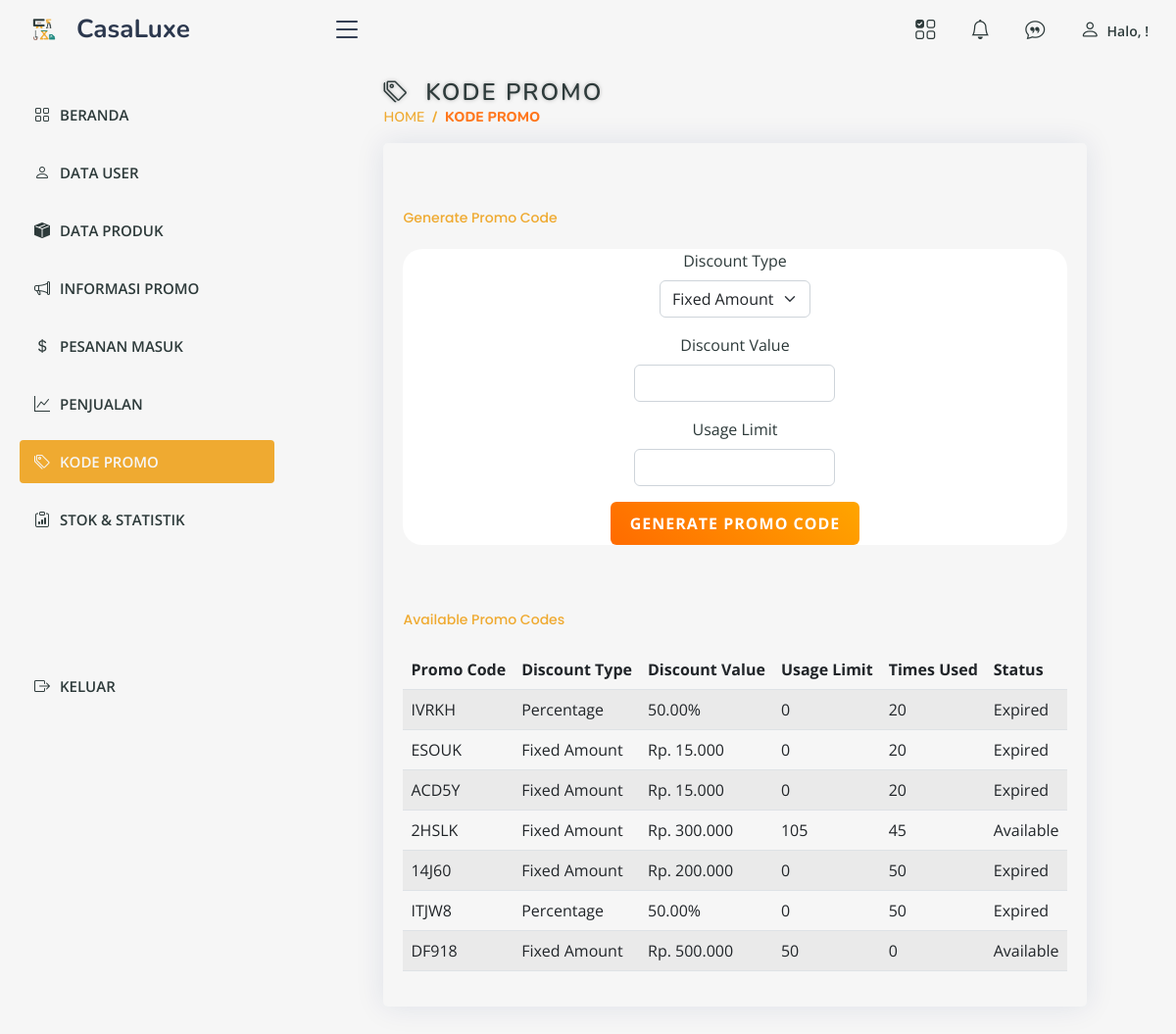
/admin/promo.php, run on the app's committed database.
### tables this page shows
CREATE TABLE `promo` (
  `id` int(11) NOT NULL,
  `code` varchar(10) NOT NULL,
  `discount_type` enum('fixed','percentage') NOT NULL,
  `discount_value` decimal(10,2) NOT NULL,
  `usage_limit` int(11) NOT NULL DEFAULT 1,
  `times_used` int(11) NOT NULL DEFAULT 0,
  `created_at` timestamp NOT NULL DEFAULT current_timestamp()
);

### admin/promo.php (the view, shortened to what this page needs)
<?php
require "../db.php";
?>
<!DOCTYPE html>
<html lang="en">
<head>
    <link rel="stylesheet" href="assets/css/styles.css">
    <link href="assets/vendor/bootstrap/css/bootstrap.min.css" rel="stylesheet">
    <link href="assets/vendor/bootstrap-icons/bootstrap-icons.css" rel="stylesheet">
    <link href="assets/vendor/boxicons/css/boxicons.min.css" rel="stylesheet">
    <link href="assets/vendor/quill/quill.snow.css" rel="stylesheet">
    <link href="assets/vendor/quill/quill.bubble.css" rel="stylesheet">
    <link href="assets/vendor/remixicon/remixicon.css" rel="stylesheet">
    <link href="assets/vendor/simple-datatables/style.css" rel="stylesheet">
    <link href="assets/css/style.css" rel="stylesheet">
    <?php include 'aset.php'; ?>
</head>
<body>
    <?php include 'atas.php'; ?>
    <?php include 'menu.php'; ?>
    <main id="main" class="main">
        <div class="pagetitle">
            <h1><i class="bi bi-tags"></i>&nbsp; KODE PROMO</h1>
            <nav>
                <ol class="breadcrumb">
                    <li class="breadcrumb-item"><a href="index.php">HOME</a></li>
                    <li class="breadcrumb-item active"> KODE PROMO</li>
                </ol>
            </nav>
        </div>
        <section class="section">
            <div class="row">
                <div class="col-lg-12">
                    <div class="card">
                        <div class="card-body">
                            <h5 class="card-title mt-5">Generate Promo Code</h5>
                            <form method="post">
                                <div class="mb-3">
                                    <label for="discount_type" class="form-label">Discount Type</label>
                                    <select class="form-select" id="discount_type" name="discount_type" required>
                                        <option value="fixed">Fixed Amount</option>
                                    </select>
                                </div>
                                <div class="mb-3">
                                    <label for="discount_value" class="form-label">Discount Value</label>
                                    <input type="number" class="form-control" id="discount_value" name="discount_value" required>
                                </div>
                                <div class="mb-3">
                                    <label for="usage_limit" class="form-label">Usage Limit</label>
                                    <input type="number" class="form-control" id="usage_limit" name="usage_limit" required>
                                </div>
                                <button type="submit" name="generate_promo" class="btn btn-generate">Generate Promo Code</button>
                            </form>
                            <h5 class="card-title mt-5">Available Promo Codes</h5>
                            <table class="table table-striped">
                                <thead>
                                    <tr>
                                        <th>Promo Code</th>
                                        <th>Discount Type</th>
                                        <th>Discount Value</th>
                                        <th>Usage Limit</th>
                                        <th>Times Used</th>
                                        <th>Status</th>
                                    </tr>
                                </thead>
                                <tbody>
                                    <?php
                                    $promo_query = "SELECT * FROM promo";
                                    $promo_result = $kon->query($promo_query);
                                    while ($promo_row = $promo_result->fetch_assoc()) {
                                        $status = $promo_row['times_used'] >= $promo_row['usage_limit'] ? 'Expired' : 'Available';
                                        $discount_value = $promo_row['discount_type'] == 'fixed' ? 'Rp. ' . number_format($promo_row['discount_value'], 0, ',', '.') : $promo_row['discount_value'] . '%';
                                        echo "<tr>";
                                        echo "<td>{$promo_row['code']}</td>";
                                        echo "<td>" . ($promo_row['discount_type'] == 'fixed' ? 'Fixed Amount' : 'Percentage') . "</td>";
                                        echo "<td>$discount_value</td>";
                                        echo "<td>{$promo_row['usage_limit']}</td>";
                                        echo "<td>{$promo_row['times_used']}</td>";
                                        echo "<td>$status</td>";
                                        echo "</tr>";
                                    }
                                    ?>
                                </tbody>
                            </table>
                        </div>
                    </div>
                </div>
            </div>
        </section>
    </main>
</body>
</html>

### assets/css/styles.css (style rules this page uses)
* { box-sizing: border-box; }
body { font-family: 'Smythe', sans-serif; width: auto; height: auto; align-items: center; display: flex; justify-content:center; flex-direction: column; background: transparent; min-height: 100%; margin-top: 2%; }
form { background: #ffffff; display: flex; align-items: center; justify-content: center; flex-direction: column; padding: 0 50px; height: 100%; border-radius: 20px; text-align: center; }
h1 { font-weight: bold; margin: 0; font-family: "Slackey", sans-serif; letter-spacing: 2px; text-shadow: 0px 0px 4px #00000043; }
input { background: #eee; padding: 10px 5px; margin: 8px 15px; width: 100%; border-radius: 5px; border: none; outline: none; }
select { background: #eee; padding: 12px 15px; margin: 8px 15px; width: 100%; border-radius: 5px; border: none; outline: none; }
a { color: #333; font-size: 14px; text-decoration: none; margin: 15px 0; }
button { color: #fff; background: #ff4b2b; font-size: 12px; font-weight: bold; font-family: 'Slackey', sans-serif; padding: 12px 35px; margin: 10px; border-radius: 19px; border: 1px solid #ff4b2b; outline: none; letter-spacing: 1px; text-transform: uppercase; transition: transform 80ms ease-in; cursor: pointer; }

### assets/css/style.css (style rules this page uses)
:root { scroll-behavior: smooth; }
body { font-family: "Open Sans", sans-serif; background: #f6f6f6; color: #2D3A3A; }
a { color: #2D3A3A; text-decoration: none; }
h1, h2, h3, h4, h5, h6 { font-family: "Nunito", sans-serif; }
#main { margin-top: 60px; padding: 20px 30px; transition: all 0.3s; }
.pagetitle { margin-bottom: 10px; }
.pagetitle h1 { font-size: 24px; margin-bottom: 0; font-weight: 600; color: #2D3A3A; }
.card { margin-bottom: 30px; border: none; border-radius: 5px; box-shadow: 0px 0 30px rgba(1, 41, 112, 0.1); background-color: #f6f6f6; }
.card-title { padding: 20px 0 15px 0; font-size: 14px; font-weight: 500; color: #EFAA31; font-family: "Poppins", sans-serif; }
.card-body { padding: 0 20px 20px 20px; }
.btn-generate { background: linear-gradient(45deg, #ff6b00, #ffa500); color: white !important; padding: 10px 20px; font-weight: bold; text-transform: uppercase; border: none; border-radius: 6px; letter-spacing: 1px; transition: all 0.3s ease; }
.breadcrumb { font-size: 14px; font-family: "Nunito", sans-serif; color: #EFAA31; font-weight: 600; }
.breadcrumb a { color: #EFAA31; transition: 0.3s; }
.breadcrumb .breadcrumb-item::before { color: #EFAA31; }
.breadcrumb .active { color: #ff771d; font-weight: 800; }
@media (min-width: 1200px) { #main, #footer { margin-left: 300px; } }

### data on the page
promo: code "IVRKH", shows "Percentage", discount_value "50.00%", usage_limit "0", times_used "20", status "Expired"
promo: code "ESOUK", shows "Fixed Amount", discount_value "Rp. 15.000", usage_limit "0", times_used "20", status "Expired"
promo: code "ACD5Y", shows "Fixed Amount", discount_value "Rp. 15.000", usage_limit "0", times_used "20", status "Expired"
promo: code "2HSLK", shows "Fixed Amount", discount_value "Rp. 300.000", usage_limit "105", times_used "45", status "Available"
promo: code "14J60", shows "Fixed Amount", discount_value "Rp. 200.000", usage_limit "0", times_used "50", status "Expired"
promo: code "ITJW8", shows "Percentage", discount_value "50.00%", usage_limit "0", times_used "50", status "Expired"
promo: code "DF918", shows "Fixed Amount", discount_value "Rp. 500.000", usage_limit "50", times_used "0", status "Available"
